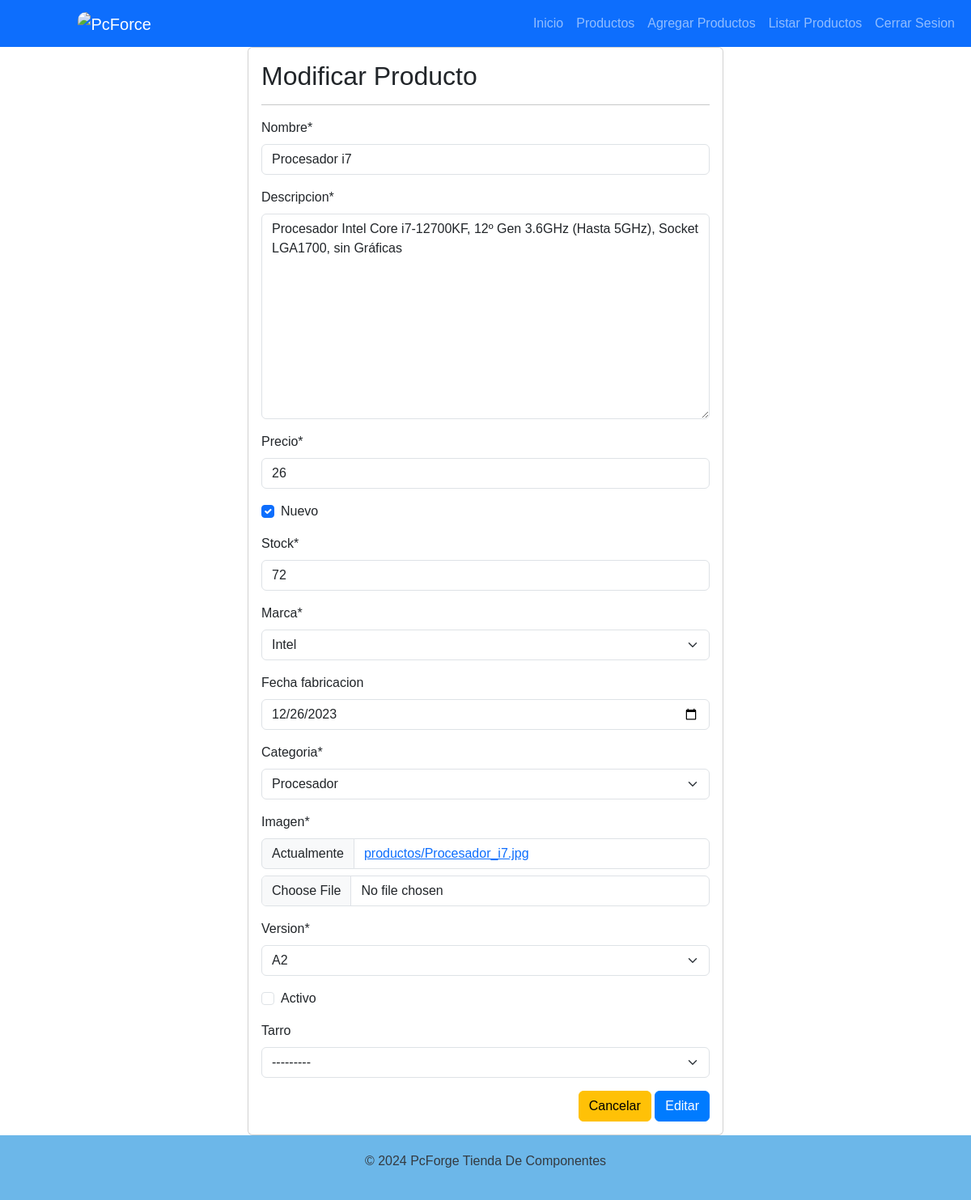
The app's page /modificar-productos/5/ (signed in) with its own data.
### app/models.py (models this page shows, shortened)
class Producto(models.Model):
    nombre = models.CharField(max_length=255)
    descripcion = models.TextField()
    precio = models.IntegerField()
    nuevo = models.BooleanField()
    stock = models.IntegerField()
    marca = models.ForeignKey(Marca, on_delete=models.PROTECT)
    fecha_fabricacion = models.DateField(null=True, blank=True)
    categoria = models.ForeignKey(Categoria, on_delete=models.PROTECT)
    imagen = models.ImageField(upload_to="productos", null=True, blank=True)
    version = models.ForeignKey(Version, on_delete=models.PROTECT)
    activo = models.BooleanField(default=True)
    tarro = models.ForeignKey(Tarro, on_delete=models.SET_NULL, null=True, blank=True)

class Marca(models.Model):
    nombre = models.CharField(max_length=255)
    def __str__(self):
        return self.nombre

### app/views.py (the view, shortened to what this page needs)
# urls.py: path('modificar-productos/<id>/',modificar_productos, name="modificar_productos" ),
@permission_required('app.change_producto')
def modificar_productos(request, id):
    producto = get_object_or_404(Producto, id=id)
    data ={
        'form': ProductoForms(instance=producto)
    }
    return render(request, 'app/productos/modificar_productos.html', data)

### app/forms.py
class ProductoForms(forms.ModelForm):
    imagen = forms.ImageField(required=True, validators=[MaxSizeFileValidator(max_file_size=4)])
    precio = forms.IntegerField(min_value=1, max_value=2000000)
    class Meta:
        model = Producto
        fields = '__all__'
        widgets = {
            'fecha_fabricacion': forms.TextInput(attrs={'type': 'date'}),
        }

### app/models.py (called while the page is built)
    def __str__(self):
        return self.nombre

    def __str__(self):
        return self.nombre

### app/templates/app/productos/modificar_productos.html (shortened to what this page needs)
{% extends 'app/base.html' %}
{% load crispy_forms_tags %}
{% block contenido %}
    <div class="row">
        <div class="col-12 col-md-6 offset-md-3">
            <div class="card">
                <div class="card-body">
                    <h2>Modificar Producto</h2>
                    <hr>
                    <form action="" method="post" enctype="multipart/form-data">
                        {{ form | crispy }}
                        <div class="d-flex justify-content-end">
                            <input type="reset" value="Cancelar" class="btn btn-warning">
                            <input type="submit" value="Editar" class="btn btn-primary">
                        </div>
                    </form>
                </div>
            </div>
        </div>
    </div>
{% endblock %}

### app/static/app/css/style.css (style rules this page uses)
body { background-image: url(../img/foto_porta.jpg); color: #343a40; font-family: 'Arial', sans-serif; }
.btn-primary { background-color: #007bff; border-color: #007bff; }

### records on screen
Producto: nombre "Procesador i7", descripcion "Procesador Intel Core i7-12700KF, 12º Gen 3.6GHz (Hasta 5GHz), Socket LGA1700, sin Gráficas", precio "26", nuevo "☑", stock "72", marca "Intel", fecha_fabricacion "12/26/2023", categoria "Procesador", version "A2", tarro "---------"
